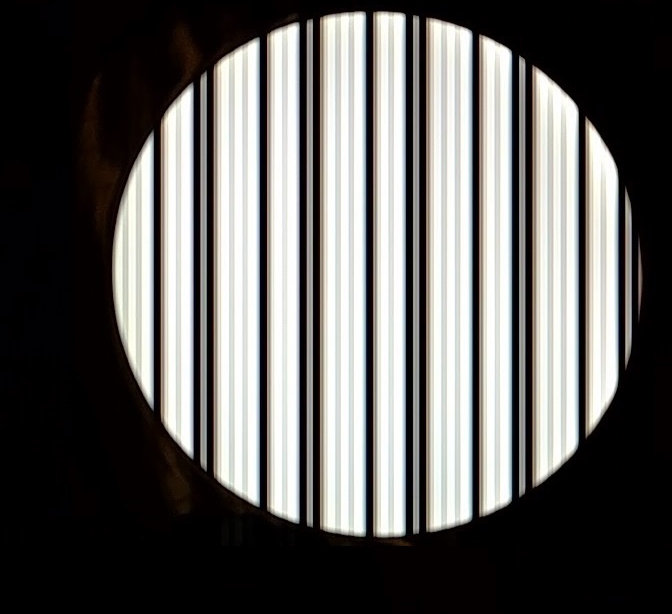
#> input picture img_in/01.jpg, 672 x 614 px
$ python -i Led.py   (imports and definitions only)   (older library calls are emulated)
#> lines starting #> are read from the running program, lines starting #| are printed output that depends on the picture; after the words box and inside, x2 and y2 are one past the last pixel; in counts of white or black regions, pixels touching at a corner belong together
#> further down, picture is the input picture: shape (614, 672, 3); mean B, G, R 92, 93.8, 95
import cv2
import numpy as np

class Led:
    def __init__(self, img_bgr):
        self.img_origin = img_bgr.copy()
        self.img_gray = cv2.cvtColor(self.img_origin, cv2.COLOR_BGR2GRAY)
        self.img_canny = cv2.Canny(self.img_gray, 60, 150)
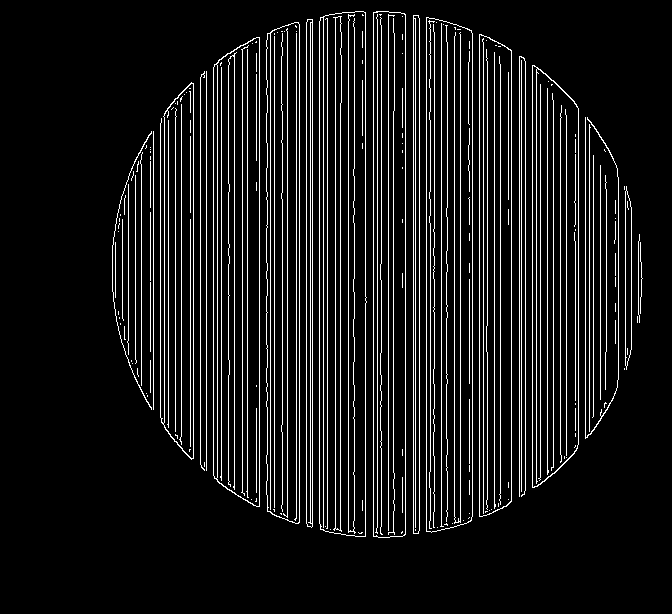
#> self.img_canny: shape (614, 672); 9.2% white in thin lines or dots, all inside (x1, y1, x2, y2) = (112, 11, 643, 538)
        grad_x = cv2.Sobel(self.img_gray, cv2.CV_16S, 1, 0, ksize=1, scale=1, delta=0, borderType=cv2.BORDER_DEFAULT)
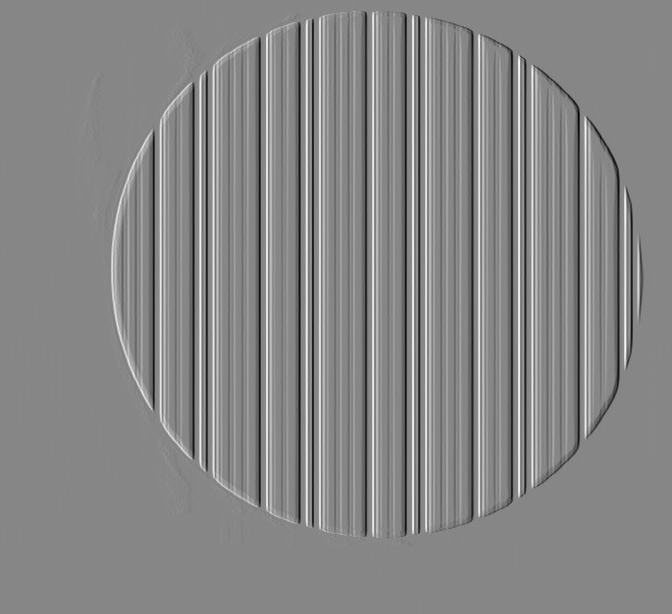
#> grad_x: shape (614, 672) int16; min -207, max 185, mean 0; drawn with min black and max white
        self.img_sobel_x = cv2.convertScaleAbs(grad_x)
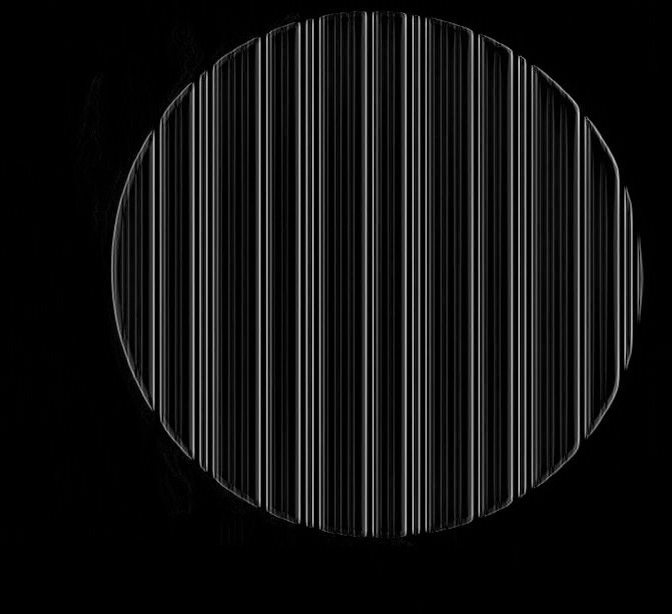
#> self.img_sobel_x: shape (614, 672); min 0, max 207, mean 17.4
        self.img_thres_127 = cv2.threshold(self.img_gray, 127, 255, cv2.THRESH_BINARY)[1]
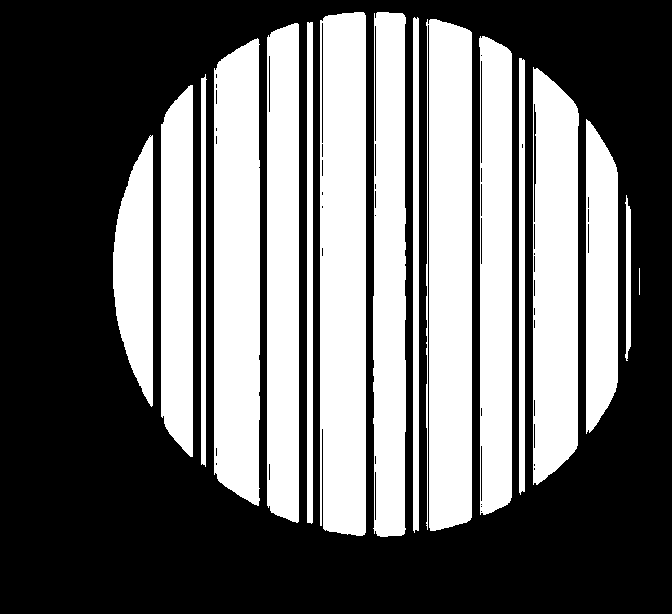
#> self.img_thres_127: shape (614, 672); 40.7% white; 16 white regions, largest, box (x1, y1, x2, y2) and area: (320, 12, 366, 536) 23607, (426, 19, 472, 531) 22239, (214, 38, 260, 506) 20124

    # [45 lines left out: function getCode, not called in this run]

    def getLedContour(self):
        self.img_thres_200 = cv2.threshold(self.img_gray, 180, 255, cv2.THRESH_BINARY)[1]
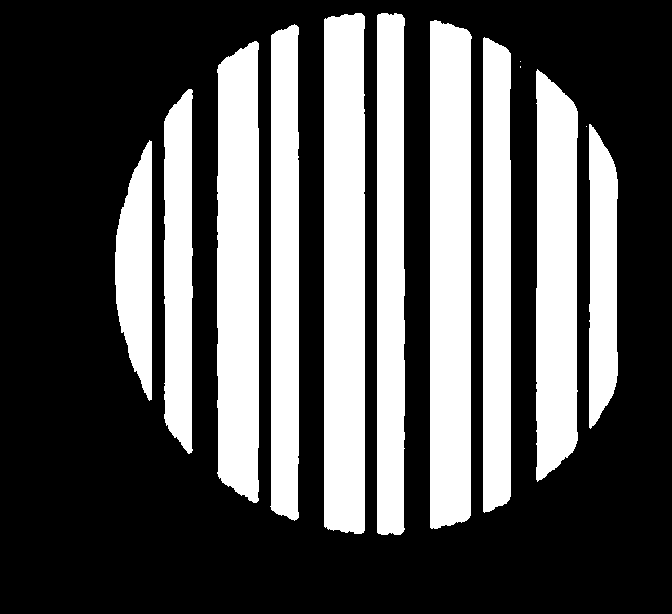
#> self.img_thres_200: shape (614, 672); 33.7% white; 13 white regions (3 under 20 px)
        contours, _ = cv2.findContours(self.img_thres_200, cv2.RETR_EXTERNAL, cv2.CHAIN_APPROX_SIMPLE)
#> contours = 13 contours, 3 with area under 20; largest, box (x1, y1, x2, y2) and area: (324, 13, 365, 534) 20523, (430, 20, 472, 529) 19950, (217, 41, 259, 503) 17660, (536, 69, 578, 482) 14968, (377, 13, 405, 535) 13632
        left_x, right_x = self.img_thres_200.shape[1], 0
#> left_x = 672; right_x = 0
        left_y, right_y = None, None
        for cnt in contours:
            approx = cv2.approxPolyDP(cnt, 0.001 * cv2.arcLength(cnt, True), True)
            approx_area = cv2.contourArea(approx)
            # deleting too small blobs
            if approx_area < 20:
                continue
            x_cnt, y_cnt, w_cnt, h_cnt = cv2.boundingRect(cnt)
            if x_cnt < left_x:
                left_x = x_cnt
                left_y = y_cnt + h_cnt/2
            if x_cnt + w_cnt > right_x:
                right_x = x_cnt + w_cnt
                right_y = y_cnt + h_cnt/2
#> this loop made 13 passes
#> (approx_area, x_cnt, y_cnt, w_cnt, h_cnt, left_x, left_y, right_x) on pass 1: (6467.5, 115, 140, 37, 261, 115, 270.5, 152)
#> (approx_area, x_cnt, y_cnt, w_cnt, h_cnt, right_x, right_y) on pass 3: (7088.5, 589, 124, 29, 305, 618, 276.5)
#> after the loop, left_x = 115; left_y = 270.5; right_x = 618; right_y = 276.5
        cv2.line(self.img_thres_200, (left_x, left_y), (right_x, right_y), (255), 1)
#> self.img_thres_200: shape (614, 672); 33.8% white; 4 white regions (3 under 20 px)

        contours, _ = cv2.findContours(self.img_thres_200, cv2.RETR_EXTERNAL, cv2.CHAIN_APPROX_SIMPLE)
#> contours = 4 contours, 3 with area under 20; largest, box (x1, y1, x2, y2) and area: (115, 13, 619, 535) 134698
        for cnt in contours:
            hull = cv2.convexHull(cnt)
            approx = cv2.approxPolyDP(hull, 0.001 * cv2.arcLength(hull, True), True)
            approx_area = cv2.contourArea(approx)
            if approx_area < 400:
                continue

            self.contour_bin = np.zeros(self.img_thres_127.shape, np.uint8)
            self.contour_led = [approx]
            cv2.drawContours(self.contour_bin, [approx], 0, (255), -1)

            M = cv2.moments(approx)
            if M["m00"] == 0:
                continue
            cX = int(M["m10"] / M["m00"])
            cY = int(M["m01"] / M["m00"])
#> this loop made 4 passes
#> (approx_area, cX, cY) on pass 4: (211662, 373, 273)
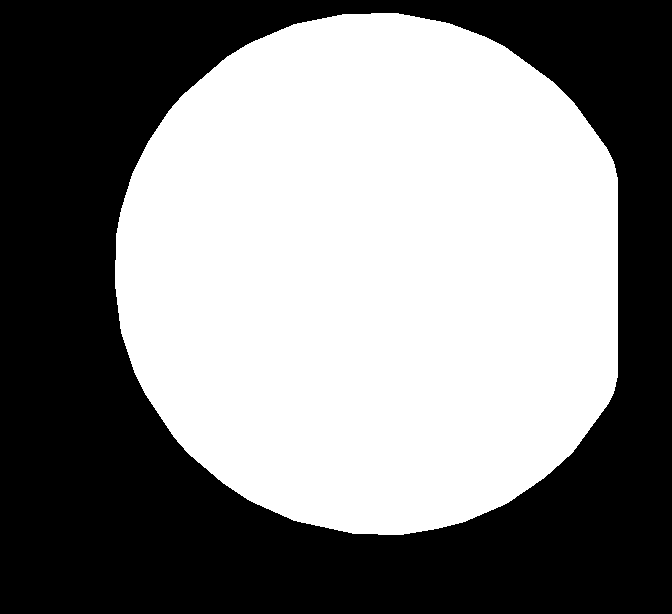
#> self.contour_bin: shape (614, 672); 51.5% white; 1 black region, box (x1, y1, x2, y2) and area: (0, 0, 672, 614) 200201
            #cv2.circle(self.contour_bin, (cX, cY), 5, (0), -1)
        self.led_center = (cX, cY)
#> self.led_center = (373, 273)
        self.img_origin_cleaned = np.bitwise_and(self.contour_bin, self.img_gray)
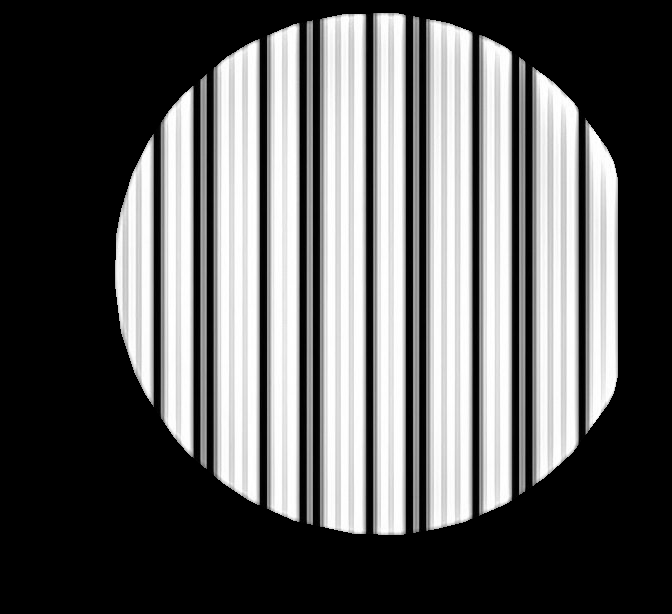
#> self.img_origin_cleaned: shape (614, 672); min 0, max 255, mean 92

    # [49 lines left out: function getCodeFast, not called in this run]

>>> import cv2
>>> picture = cv2.imread('img_in/01.jpg')
>>> result = Led(picture).getLedContour()

$ run again, on img_in/02.jpg
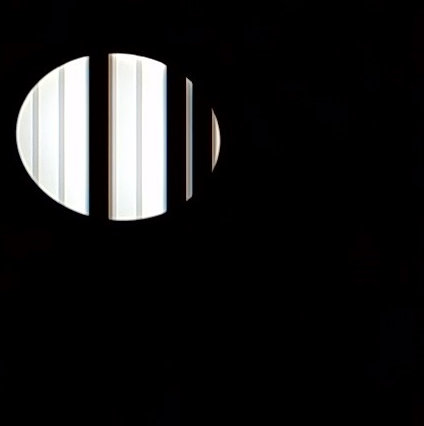
#> input picture img_in/02.jpg, 424 x 426 px
#> picture is the input picture: shape (426, 424, 3); mean B, G, R 24.8, 24.7, 24.9
#> in __init__, `self.img_canny = cv2.Canny(self.img_gray, 60, 150)`:
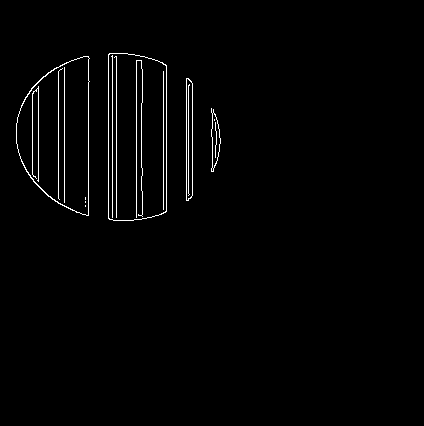
#> self.img_canny: shape (426, 424); 1.5% white in thin lines or dots, all inside (x1, y1, x2, y2) = (16, 53, 221, 221)
#> self.img_thres_127: shape (426, 424); 10.4% white; 4 white regions, box (x1, y1, x2, y2) and area: (109, 53, 167, 221) 9176, (16, 56, 89, 215) 8593, (186, 78, 192, 200) 690, (212, 112, 220, 169) 297
#> in getLedContour, `contours, _ = cv2.findContours(self.img_thres_200, cv2.RETR_EXTERNAL, ..`: contours = 4 contours, 1 with area under 20; largest, box (x1, y1, x2, y2) and area: (112, 54, 166, 220) 8320, (17, 57, 88, 214) 8140, (215, 120, 220, 160) 68
#> the loop in getLedContour, `for cnt in contours:` made 4 passes
#> (approx_area, x_cnt, y_cnt, w_cnt, h_cnt, left_x, left_y, right_x) on pass 1: (67.5, 215, 120, 5, 40, 215, 140, 220)
#> after the loop in getLedContour, `for cnt in contours:`: left_x = 17; left_y = 135.5; right_x = 220; right_y = 140
#> in getLedContour, `contours, _ = cv2.findContours(self.img_thres_200, cv2.RETR_EXTERNAL, ..`: contours = 2 contours, 1 with area under 20; largest, box (x1, y1, x2, y2) and area: (17, 54, 221, 220) 16532
#> the loop in getLedContour, `for cnt in contours:` made 2 passes
#> (approx_area, cX, cY) on pass 2: (25397, 114, 136)
#> after the loop in getLedContour, `for cnt in contours:`:
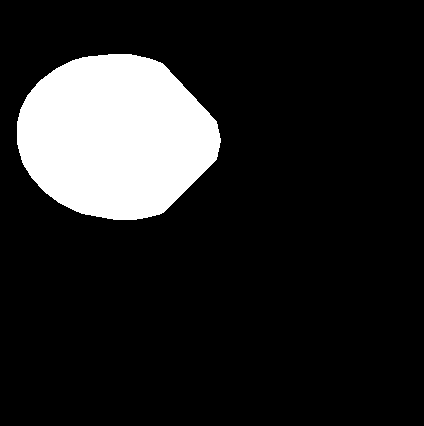
#> self.contour_bin: shape (426, 424); 14.2% white; 1 white region, box (x1, y1, x2, y2) and area: (17, 54, 221, 220) 25651
#> self.led_center = (114, 136)

$ run again, on img_in/03.jpg
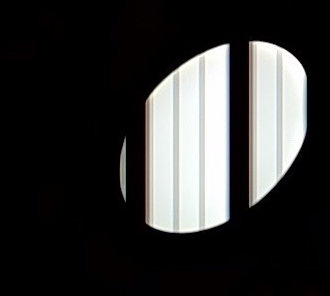
#> input picture img_in/03.jpg, 330 x 296 px
#> picture is the input picture: shape (296, 330, 3); mean B, G, R 50.4, 50.9, 51
#> in __init__, `self.img_canny = cv2.Canny(self.img_gray, 60, 150)`:
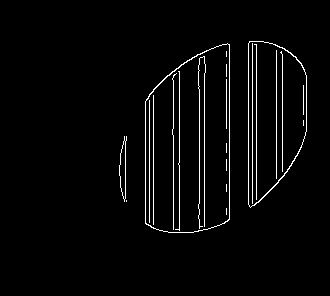
#> self.img_canny: shape (296, 330); 2.8% white in thin lines or dots, all inside (x1, y1, x2, y2) = (119, 41, 307, 233)
#> self.img_thres_127: shape (296, 330); 21.5% white; 3 white regions, box (x1, y1, x2, y2) and area: (146, 44, 229, 233) 13431, (249, 41, 307, 206) 7311, (120, 142, 126, 198) 258
#> in getLedContour, `contours, _ = cv2.findContours(self.img_thres_200, cv2.RETR_EXTERNAL, ..`: contours = 2 contours; box (x1, y1, x2, y2) and area: (149, 45, 229, 232) 12662, (253, 42, 306, 203) 6492
#> the loop in getLedContour, `for cnt in contours:` made 2 passes
#> (approx_area, x_cnt, y_cnt, w_cnt, h_cnt, left_x, left_y, right_x) on pass 1: (12661, 149, 45, 80, 187, 149, 138.5, 229)
#> after the loop in getLedContour, `for cnt in contours:`: left_x = 149; left_y = 138.5; right_x = 306; right_y = 122.5
#> in getLedContour, `contours, _ = cv2.findContours(self.img_thres_200, cv2.RETR_EXTERNAL, ..`: contours = 1 contour; box (x1, y1, x2, y2) and area: (149, 42, 307, 232) 19158
#> the loop in getLedContour, `for cnt in contours:` made 1 pass
#> (approx_area, cX, cY) on pass 1: (23691.5, 223, 133)
#> after the loop in getLedContour, `for cnt in contours:`:
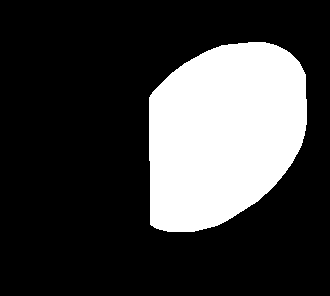
#> self.contour_bin: shape (296, 330); 24.5% white; 1 white region, box (x1, y1, x2, y2) and area: (149, 42, 307, 232) 23950
#> self.led_center = (223, 133)

$ run again, on img_in/04.jpg
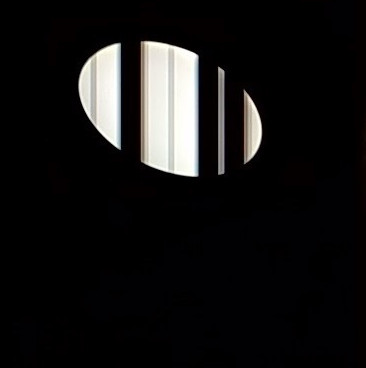
#> input picture img_in/04.jpg, 366 x 368 px
#> picture is the input picture: shape (368, 366, 3); mean B, G, R 20, 20.1, 20.7
#> self.img_canny: shape (368, 366); 1.5% white in thin lines or dots, all inside (x1, y1, x2, y2) = (78, 41, 262, 177)
#> self.img_thres_127: shape (368, 366); 8.5% white; 4 white regions, box (x1, y1, x2, y2) and area: (141, 41, 198, 177) 7021, (79, 43, 121, 149) 3218, (244, 91, 262, 163) 796, (218, 67, 224, 174) 442
#> in getLedContour, `contours, _ = cv2.findContours(self.img_thres_200, cv2.RETR_EXTERNAL, ..`: contours = 4 contours, 1 with area under 20; largest, box (x1, y1, x2, y2) and area: (144, 42, 198, 176) 6366, (79, 44, 120, 148) 2852, (247, 95, 262, 160) 404
#> the loop in getLedContour, `for cnt in contours:` made 4 passes
#> (approx_area, x_cnt, y_cnt, w_cnt, h_cnt, left_x, left_y, right_x) on pass 1: (403.5, 247, 95, 15, 65, 247, 127.5, 262)
#> after the loop in getLedContour, `for cnt in contours:`: left_x = 79; left_y = 96; right_x = 262; right_y = 127.5
#> in getLedContour, `contours, _ = cv2.findContours(self.img_thres_200, cv2.RETR_EXTERNAL, ..`: contours = 2 contours, 1 with area under 20; largest, box (x1, y1, x2, y2) and area: (79, 42, 263, 176) 9673
#> the loop in getLedContour, `for cnt in contours:` made 2 passes
#> (approx_area, cX, cY) on pass 2: (17602.5, 168, 108)
#> after the loop in getLedContour, `for cnt in contours:`:
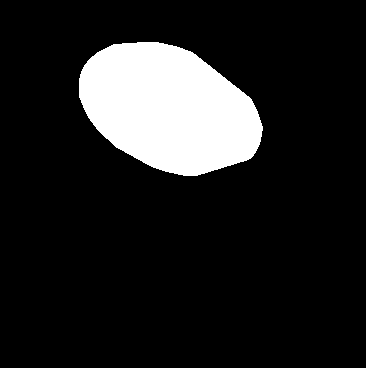
#> self.contour_bin: shape (368, 366); 13.2% white; 1 white region, box (x1, y1, x2, y2) and area: (79, 42, 263, 176) 17826
#> self.led_center = (168, 108)
